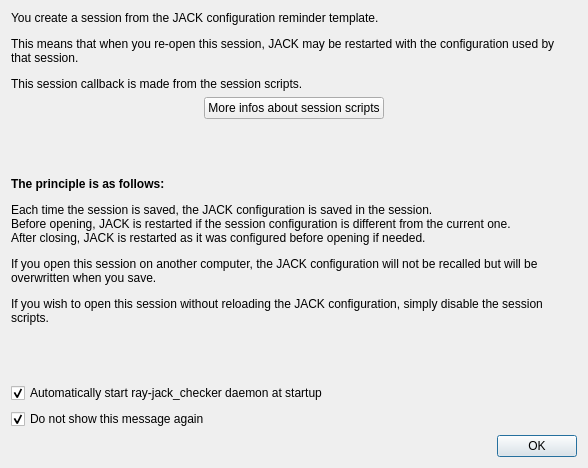
<?xml version="1.0" encoding="UTF-8"?>
<ui version="4.0">
 <class>Dialog</class>
 <widget class="QDialog" name="Dialog">
  <property name="geometry">
   <rect>
    <x>0</x>
    <y>0</y>
    <width>588</width>
    <height>468</height>
   </rect>
  </property>
  <property name="windowTitle">
   <string>Jack Configuration Infos</string>
  </property>
  <layout class="QVBoxLayout" name="verticalLayout">
   <item>
    <widget class="QLabel" name="label">
     <property name="toolTip">
      <string>&lt;html&gt;&lt;head/&gt;&lt;body&gt;&lt;p&gt;Session scripts are located in the &lt;span style=&quot; font-style:italic;&quot;&gt;ray-scripts&lt;/span&gt; folder in the session folder, but they could also be located in a &lt;span style=&quot; font-style:italic;&quot;&gt;ray-scripts&lt;/span&gt; folder in a parent folder of the session folder.&lt;/p&gt;&lt;p&gt;For example:&lt;/p&gt;&lt;p&gt;the scripts folder for this new session will be:&lt;br/&gt;&lt;span style=&quot; font-weight:600;&quot;&gt;%s&lt;/span&gt;&lt;/p&gt;&lt;p&gt;But could just as well be:&lt;br/&gt;&lt;span style=&quot; font-weight:600;&quot;&gt;%s&lt;/span&gt;&lt;/p&gt;&lt;p&gt;and thus apply to all sessions contained in &lt;span style=&quot; font-weight:600;&quot;&gt;%s&lt;/span&gt;.&lt;/p&gt;&lt;/body&gt;&lt;/html&gt;</string>
     </property>
     <property name="text">
      <string>&lt;html&gt;&lt;head/&gt;&lt;body&gt;&lt;p&gt;You create a session from the JACK configuration reminder template.&lt;/p&gt;&lt;p&gt;This means that when you re-open this session, JACK may be restarted with the configuration used by that session.&lt;/p&gt;&lt;p&gt;This session callback is made from the session scripts.&lt;/p&gt;&lt;/body&gt;&lt;/html&gt;</string>
     </property>
     <property name="wordWrap">
      <bool>true</bool>
     </property>
    </widget>
   </item>
   <item>
    <layout class="QHBoxLayout" name="horizontalLayout">
     <item>
      <spacer name="horizontalSpacer">
       <property name="orientation">
        <enum>Qt::Horizontal</enum>
       </property>
       <property name="sizeHint" stdset="0">
        <size>
         <width>40</width>
         <height>20</height>
        </size>
       </property>
      </spacer>
     </item>
     <item>
      <widget class="QPushButton" name="pushButton">
       <property name="text">
        <string>More infos about session scripts</string>
       </property>
      </widget>
     </item>
     <item>
      <spacer name="horizontalSpacer_2">
       <property name="orientation">
        <enum>Qt::Horizontal</enum>
       </property>
       <property name="sizeHint" stdset="0">
        <size>
         <width>40</width>
         <height>20</height>
        </size>
       </property>
      </spacer>
     </item>
    </layout>
   </item>
   <item>
    <spacer name="verticalSpacer_2">
     <property name="orientation">
      <enum>Qt::Vertical</enum>
     </property>
     <property name="sizeHint" stdset="0">
      <size>
       <width>20</width>
       <height>40</height>
      </size>
     </property>
    </spacer>
   </item>
   <item>
    <widget class="QLabel" name="label_2">
     <property name="text">
      <string>&lt;html&gt;&lt;head/&gt;&lt;body&gt;&lt;p&gt;&lt;span style=&quot; font-weight:600;&quot;&gt;The principle is as follows:&lt;/span&gt;&lt;/p&gt;&lt;p&gt;Each time the session is saved, the JACK configuration is saved in the session.&lt;br/&gt;Before opening, JACK is restarted if the session configuration is different from the current one.&lt;br/&gt;After closing, JACK is restarted as it was configured before opening if needed.&lt;/p&gt;&lt;p&gt;If you open this session on another computer, the JACK configuration will not be recalled but will be overwritten when you save.&lt;/p&gt;&lt;p&gt;If you wish to open this session without reloading the JACK configuration, simply disable the session scripts.&lt;/p&gt;&lt;/body&gt;&lt;/html&gt;</string>
     </property>
     <property name="wordWrap">
      <bool>true</bool>
     </property>
    </widget>
   </item>
   <item>
    <spacer name="verticalSpacer">
     <property name="orientation">
      <enum>Qt::Vertical</enum>
     </property>
     <property name="sizeHint" stdset="0">
      <size>
       <width>20</width>
       <height>40</height>
      </size>
     </property>
    </spacer>
   </item>
   <item>
    <widget class="QCheckBox" name="checkBoxAutoStart">
     <property name="toolTip">
      <string>&lt;html&gt;&lt;head/&gt;&lt;body&gt;&lt;p&gt;Unfortunately, at the moment it is not possible to get the current JACK configuration with certainty, so JACK will be restarted at the first session opening.&lt;br/&gt;You can work around this problem by automatically starting a light daemon at your desktop session startup.&lt;/p&gt;&lt;/body&gt;&lt;/html&gt;</string>
     </property>
     <property name="text">
      <string>Automatically start ray-jack_checker daemon at startup</string>
     </property>
     <property name="checked">
      <bool>true</bool>
     </property>
    </widget>
   </item>
   <item>
    <widget class="QCheckBox" name="checkBoxNotAgain">
     <property name="text">
      <string>Do not show this message again</string>
     </property>
     <property name="checked">
      <bool>true</bool>
     </property>
    </widget>
   </item>
   <item>
    <widget class="QDialogButtonBox" name="buttonBox">
     <property name="orientation">
      <enum>Qt::Horizontal</enum>
     </property>
     <property name="standardButtons">
      <set>QDialogButtonBox::Ok</set>
     </property>
    </widget>
   </item>
  </layout>
 </widget>
 <tabstops>
  <tabstop>pushButton</tabstop>
  <tabstop>checkBoxAutoStart</tabstop>
  <tabstop>checkBoxNotAgain</tabstop>
 </tabstops>
 <resources/>
 <connections>
  <connection>
   <sender>buttonBox</sender>
   <signal>accepted()</signal>
   <receiver>Dialog</receiver>
   <slot>accept()</slot>
   <hints>
    <hint type="sourcelabel">
     <x>254</x>
     <y>446</y>
    </hint>
    <hint type="destinationlabel">
     <x>157</x>
     <y>274</y>
    </hint>
   </hints>
  </connection>
  <connection>
   <sender>buttonBox</sender>
   <signal>rejected()</signal>
   <receiver>Dialog</receiver>
   <slot>reject()</slot>
   <hints>
    <hint type="sourcelabel">
     <x>322</x>
     <y>446</y>
    </hint>
    <hint type="destinationlabel">
     <x>286</x>
     <y>274</y>
    </hint>
   </hints>
  </connection>
 </connections>
</ui>
